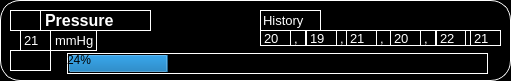
     <widget class="QWidget" name="widget_14" native="true">
      <property name="geometry">
       <rect>
        <x>10</x>
        <y>0</y>
        <width>511</width>
        <height>81</height>
       </rect>
      </property>
      <property name="styleSheet">
       <string notr="true">background-color:rgb(0, 0, 0);
border-color: rgb(243, 243, 243);
border-radius: 20px ;
border-width: 5rem;
border: 1px solid  rgb(255, 255, 255);</string>
      </property>
      <widget class="QLabel" name="label_5">
       <property name="geometry">
        <rect>
         <x>10</x>
         <y>10</y>
         <width>31</width>
         <height>21</height>
        </rect>
       </property>
       <property name="styleSheet">
        <string notr="true">image: url(:/newPrefix/icons8-pressure-48.jpg);
border: 1rem solid black;</string>
       </property>
       <property name="text">
        <string/>
       </property>
      </widget>
      <widget class="QLabel" name="label_13">
       <property name="geometry">
        <rect>
         <x>40</x>
         <y>10</y>
         <width>111</width>
         <height>21</height>
        </rect>
       </property>
       <property name="styleSheet">
        <string notr="true">border: 1rem solid black;
font-family: 'Courier New';
font-style: normal;
font-weight: 700;
font-size: 16px;
line-height: 18px;
color: #F6F7FA;
</string>
       </property>
       <property name="text">
        <string>&lt;html&gt;&lt;head/&gt;&lt;body&gt;&lt;p&gt;&lt;span style=&quot; font-size:12pt; font-weight:600; color:#ffffff;&quot;&gt;Pressure&lt;/span&gt;&lt;/p&gt;&lt;/body&gt;&lt;/html&gt;</string>
       </property>
      </widget>
      <widget class="QLabel" name="label_2">
       <property name="geometry">
        <rect>
         <x>20</x>
         <y>30</y>
         <width>31</width>
         <height>21</height>
        </rect>
       </property>
       <property name="styleSheet">
        <string notr="true">border: 1rem solid black;
color:rgb(255, 255, 255)</string>
       </property>
       <property name="text">
        <string>&lt;html&gt;&lt;head/&gt;&lt;body&gt;&lt;p&gt;&lt;span style=&quot; font-size:10pt; color:#ffffff;&quot;&gt;21&lt;/span&gt;&lt;/p&gt;&lt;/body&gt;&lt;/html&gt;</string>
       </property>
      </widget>
      <widget class="QLabel" name="label_22">
       <property name="geometry">
        <rect>
         <x>50</x>
         <y>30</y>
         <width>47</width>
         <height>21</height>
        </rect>
       </property>
       <property name="styleSheet">
        <string notr="true">border: 1rem solid black;
font-family: 'Courier New';
font-style: normal;
font-weight: 400;
font-size: 16px;
line-height: 18px;
color: #F6F7FA;</string>
       </property>
       <property name="text">
        <string>&lt;html&gt;&lt;head/&gt;&lt;body&gt;&lt;p&gt;&lt;span style=&quot; font-size:10pt; color:#ffffff;&quot;&gt;mmHg&lt;/span&gt;&lt;/p&gt;&lt;/body&gt;&lt;/html&gt;</string>
       </property>
      </widget>
      <widget class="QLabel" name="label_65">
       <property name="geometry">
        <rect>
         <x>10</x>
         <y>50</y>
         <width>41</width>
         <height>21</height>
        </rect>
       </property>
       <property name="styleSheet">
        <string notr="true">image: url(/newPrefix/icons8-speedometer-48.jpg);
border: 1rem solid black;</string>
       </property>
       <property name="text">
        <string/>
       </property>
      </widget>
      <widget class="QLabel" name="label_66">
       <property name="geometry">
        <rect>
         <x>260</x>
         <y>10</y>
         <width>61</width>
         <height>21</height>
        </rect>
       </property>
       <property name="styleSheet">
        <string notr="true">border: 1rem solid black;
font-family: 'Courier New';
font-style: normal;
font-weight: 400;
font-size: 10px;
line-height: 11px;
color: #F6F7FA;</string>
       </property>
       <property name="text">
        <string>&lt;html&gt;&lt;head/&gt;&lt;body&gt;&lt;p&gt;&lt;span style=&quot; font-size:10pt; color:#ffffff;&quot;&gt;History&lt;/span&gt;&lt;/p&gt;&lt;/body&gt;&lt;/html&gt;</string>
       </property>
      </widget>
      <widget class="QLabel" name="label_67">
       <property name="geometry">
        <rect>
         <x>260</x>
         <y>30</y>
         <width>31</width>
         <height>16</height>
        </rect>
       </property>
       <property name="styleSheet">
        <string notr="true">border: 1rem solid black;</string>
       </property>
       <property name="text">
        <string>&lt;html&gt;&lt;head/&gt;&lt;body&gt;&lt;p&gt;&lt;span style=&quot; font-size:10pt; color:#ffffff;&quot;&gt;20&lt;/span&gt;&lt;/p&gt;&lt;/body&gt;&lt;/html&gt;</string>
       </property>
      </widget>
      <widget class="QLabel" name="label_68">
       <property name="geometry">
        <rect>
         <x>290</x>
         <y>30</y>
         <width>16</width>
         <height>16</height>
        </rect>
       </property>
       <property name="styleSheet">
        <string notr="true">border: 1rem solid black;</string>
       </property>
       <property name="text">
        <string>&lt;html&gt;&lt;head/&gt;&lt;body&gt;&lt;p&gt;&lt;span style=&quot; font-size:10pt; color:#ffffff;&quot;&gt;,&lt;/span&gt;&lt;/p&gt;&lt;/body&gt;&lt;/html&gt;</string>
       </property>
      </widget>
      <widget class="QLabel" name="label_69">
       <property name="geometry">
        <rect>
         <x>306</x>
         <y>30</y>
         <width>31</width>
         <height>16</height>
        </rect>
       </property>
       <property name="styleSheet">
        <string notr="true">border: 1rem solid black;</string>
       </property>
       <property name="text">
        <string>&lt;html&gt;&lt;head/&gt;&lt;body&gt;&lt;p&gt;&lt;span style=&quot; font-size:10pt; color:#ffffff;&quot;&gt;19&lt;/span&gt;&lt;/p&gt;&lt;/body&gt;&lt;/html&gt;</string>
       </property>
      </widget>
      <widget class="QLabel" name="label_70">
       <property name="geometry">
        <rect>
         <x>336</x>
         <y>30</y>
         <width>16</width>
         <height>16</height>
        </rect>
       </property>
       <property name="styleSheet">
        <string notr="true">border: 1rem solid black;</string>
       </property>
       <property name="text">
        <string>&lt;html&gt;&lt;head/&gt;&lt;body&gt;&lt;p&gt;&lt;span style=&quot; font-size:10pt; color:#ffffff;&quot;&gt;,&lt;/span&gt;&lt;/p&gt;&lt;/body&gt;&lt;/html&gt;</string>
       </property>
      </widget>
      <widget class="QLabel" name="label_71">
       <property name="geometry">
        <rect>
         <x>346</x>
         <y>30</y>
         <width>31</width>
         <height>16</height>
        </rect>
       </property>
       <property name="styleSheet">
        <string notr="true">border: 1rem solid black;</string>
       </property>
       <property name="text">
        <string>&lt;html&gt;&lt;head/&gt;&lt;body&gt;&lt;p&gt;&lt;span style=&quot; font-size:10pt; color:#ffffff;&quot;&gt;21&lt;/span&gt;&lt;/p&gt;&lt;/body&gt;&lt;/html&gt;</string>
       </property>
      </widget>
      <widget class="QLabel" name="label_72">
       <property name="geometry">
        <rect>
         <x>376</x>
         <y>30</y>
         <width>16</width>
         <height>16</height>
        </rect>
       </property>
       <property name="styleSheet">
        <string notr="true">border: 1rem solid black;</string>
       </property>
       <property name="text">
        <string>&lt;html&gt;&lt;head/&gt;&lt;body&gt;&lt;p&gt;&lt;span style=&quot; font-size:10pt; color:#ffffff;&quot;&gt;,&lt;/span&gt;&lt;/p&gt;&lt;/body&gt;&lt;/html&gt;</string>
       </property>
      </widget>
      <widget class="QLabel" name="label_73">
       <property name="geometry">
        <rect>
         <x>390</x>
         <y>30</y>
         <width>31</width>
         <height>16</height>
        </rect>
       </property>
       <property name="styleSheet">
        <string notr="true">border: 1rem solid black;</string>
       </property>
       <property name="text">
        <string>&lt;html&gt;&lt;head/&gt;&lt;body&gt;&lt;p&gt;&lt;span style=&quot; font-size:10pt; color:#ffffff;&quot;&gt;20&lt;/span&gt;&lt;/p&gt;&lt;/body&gt;&lt;/html&gt;</string>
       </property>
      </widget>
      <widget class="QLabel" name="label_74">
       <property name="geometry">
        <rect>
         <x>420</x>
         <y>30</y>
         <width>16</width>
         <height>16</height>
        </rect>
       </property>
       <property name="styleSheet">
        <string notr="true">border: 1rem solid black;</string>
       </property>
       <property name="text">
        <string>&lt;html&gt;&lt;head/&gt;&lt;body&gt;&lt;p&gt;&lt;span style=&quot; font-size:10pt; color:#ffffff;&quot;&gt;,&lt;/span&gt;&lt;/p&gt;&lt;/body&gt;&lt;/html&gt;</string>
       </property>
      </widget>
      <widget class="QLabel" name="label_75">
       <property name="geometry">
        <rect>
         <x>436</x>
         <y>30</y>
         <width>31</width>
         <height>16</height>
        </rect>
       </property>
       <property name="styleSheet">
        <string notr="true">border: 1rem solid black;</string>
       </property>
       <property name="text">
        <string>&lt;html&gt;&lt;head/&gt;&lt;body&gt;&lt;p&gt;&lt;span style=&quot; font-size:10pt; color:#ffffff;&quot;&gt;22&lt;/span&gt;&lt;/p&gt;&lt;/body&gt;&lt;/html&gt;</string>
       </property>
      </widget>
      <widget class="QLabel" name="label_76">
       <property name="geometry">
        <rect>
         <x>465</x>
         <y>30</y>
         <width>16</width>
         <height>16</height>
        </rect>
       </property>
       <property name="styleSheet">
        <string notr="true">border: 1rem solid black;</string>
       </property>
       <property name="text">
        <string>&lt;html&gt;&lt;head/&gt;&lt;body&gt;&lt;p&gt;&lt;span style=&quot; font-size:10pt; color:#ffffff;&quot;&gt;,&lt;/span&gt;&lt;/p&gt;&lt;/body&gt;&lt;/html&gt;</string>
       </property>
      </widget>
      <widget class="QLabel" name="label_77">
       <property name="geometry">
        <rect>
         <x>470</x>
         <y>30</y>
         <width>31</width>
         <height>16</height>
        </rect>
       </property>
       <property name="styleSheet">
        <string notr="true">border: 1rem solid black;</string>
       </property>
       <property name="text">
        <string>&lt;html&gt;&lt;head/&gt;&lt;body&gt;&lt;p&gt;&lt;span style=&quot; font-size:10pt; color:#ffffff;&quot;&gt;21&lt;/span&gt;&lt;/p&gt;&lt;/body&gt;&lt;/html&gt;</string>
       </property>
      </widget>
      <widget class="QProgressBar" name="progressBar_3">
       <property name="geometry">
        <rect>
         <x>67</x>
         <y>53</y>
         <width>421</width>
         <height>21</height>
        </rect>
       </property>
       <property name="styleSheet">
        <string notr="true">border-radius:11px ;</string>
       </property>
       <property name="value">
        <number>24</number>
       </property>
      </widget>
     </widget>
